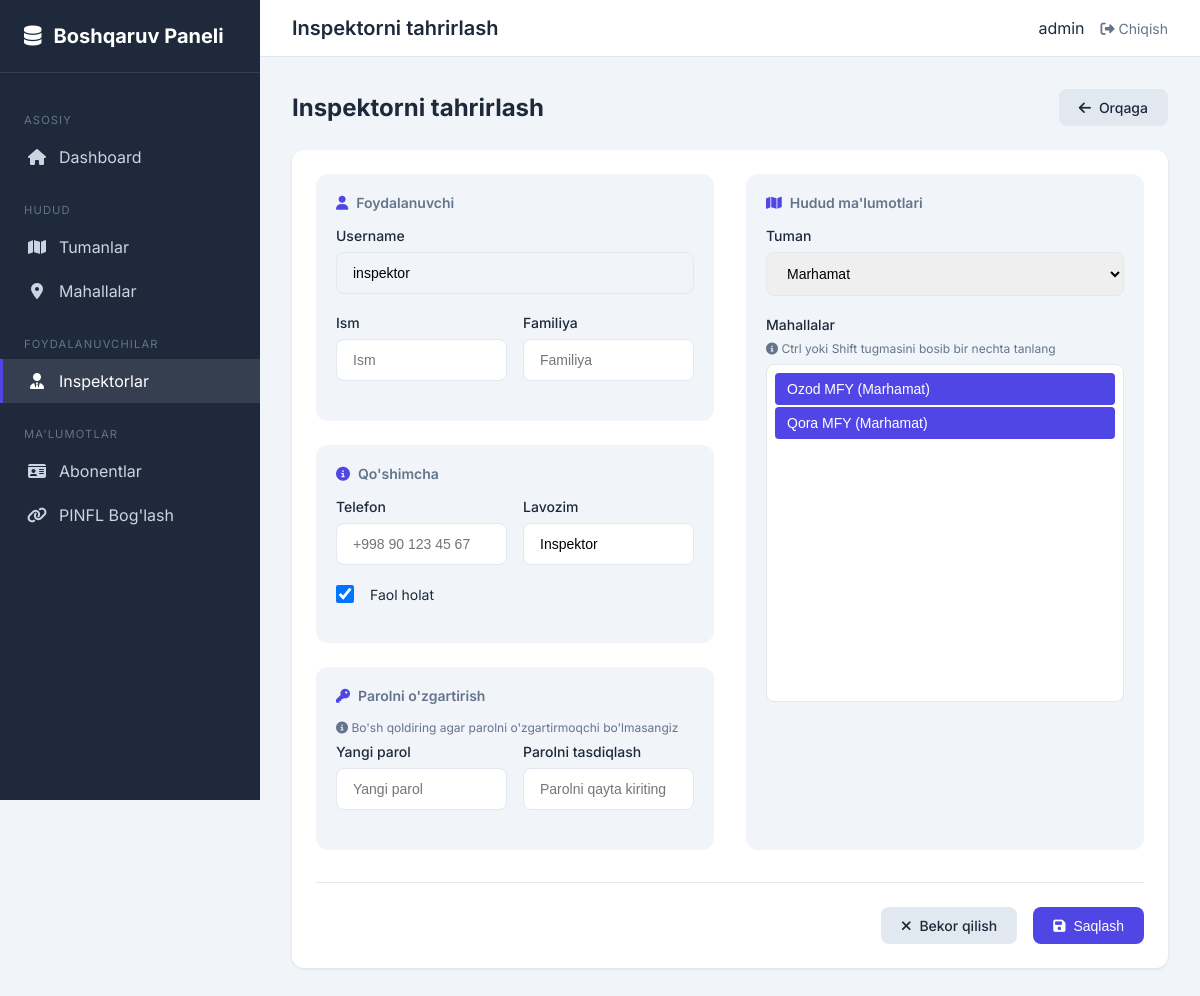
/boshqaruv/inspektorlar/4/edit/ (signed in), run on the app's committed database.
### abonents/models.py (models this page shows, shortened)
class Inspektor(models.Model):
    user = models.OneToOneField(
        'auth.User',
        on_delete=models.CASCADE,
        verbose_name="Foydalanuvchi",
        related_name='inspektor_profile'
    )
    telefon = models.CharField(
        max_length=20,
        verbose_name="Telefon raqami",
        blank=True,
        default=""
    )
    tuman = models.ForeignKey(
        Tuman,
        on_delete=models.SET_NULL,
        null=True,
        blank=True,
        related_name='inspektorlar',
        verbose_name="Tuman"
    )
    mahallalar = models.ManyToManyField(
        Mahalla,
        blank=True,
        related_name='inspektorlar',
        verbose_name="Mahallalar"
    )
    lavozim = models.CharField(
        max_length=100,
        verbose_name="Lavozimi",
        blank=True,
        default="Inspektor"
    )
    is_active = models.BooleanField(
        default=True,
        verbose_name="Faol"
    )
    yaratilgan_vaqt = models.DateTimeField(
        auto_now_add=True,
        verbose_name="Yaratilgan vaqt"
    )
    class Meta:
        verbose_name = "Inspektor"
        verbose_name_plural = "Inspektorlar"
        ordering = ['-id']

class Tuman(models.Model):
    nomi = models.CharField(
        max_length=100,
        unique=True,
        verbose_name="Tuman nomi"
    )
    yaratilgan_vaqt = models.DateTimeField(
        auto_now_add=True,
        verbose_name="Yaratilgan vaqt"
    )
    class Meta:
        verbose_name = "Tuman"
        verbose_name_plural = "Tumanlar"
        ordering = ['nomi']

class Mahalla(models.Model):
    nomi = models.CharField(
        max_length=150,
        verbose_name="Mahalla nomi"
    )
    tuman = models.ForeignKey(
        Tuman,
        on_delete=models.CASCADE,
        related_name='mahallalar',
        verbose_name="Tuman"
    )
    yaratilgan_vaqt = models.DateTimeField(
        auto_now_add=True,
        verbose_name="Yaratilgan vaqt"
    )
    class Meta:
        verbose_name = "Mahalla"
        verbose_name_plural = "Mahallalar"
        ordering = ['tuman', 'nomi']
        unique_together = ['tuman', 'nomi']

### abonents/views.py (the view, shortened to what this page needs)
# urls.py: path('inspektorlar/<int:pk>/edit/', views.admin_inspektor_edit, name='admin-inspektor-edit'),
@admin_required
def admin_inspektor_edit(request, pk):
    inspektor = get_object_or_404(Inspektor, pk=pk)
    return render(request, 'admin_custom/inspektor_form.html', {
        'inspektor': inspektor,
        'tumanlar': Tuman.objects.all(),
        'mahallalar': Mahalla.objects.select_related('tuman').all(),
    })

### templates/admin_custom/inspektor_form.html (shortened to what this page needs)
{% extends "admin_custom/base.html" %}
{% block header_title %}{% if inspektor %}Inspektorni tahrirlash{% else %}Yangi inspektor{% endif %}{% endblock %}
{% block content %}
<div class="page-header">
    <h1 class="page-title">{% if inspektor %}Inspektorni tahrirlash{% else %}Yangi inspektor qo'shish{% endif %}</h1>
    <a href="{% url 'admin-inspektor-list' %}" class="btn btn-secondary">
        <i class="fas fa-arrow-left"></i> Orqaga
    </a>
</div>
<div class="card">
    <div class="card-body">
        <form method="post">
            <div class="form-grid">
                <div class="form-column">
                    <div class="form-section">
                        <h3 class="section-title"><i class="fas fa-user"></i> Foydalanuvchi</h3>
                        {% if not inspektor %}
                        <div class="form-row">
                            <div class="form-group">
                                <label class="form-label" for="id_username">Username *</label>
                                <input type="text" name="username" id="id_username" class="form-control"
                                    value="{{ request.POST.username|default:'' }}" placeholder="login_nomi" required>
                            </div>
                            <div class="form-group">
                                <label class="form-label" for="id_password">Parol *</label>
                                <input type="password" name="password" id="id_password" class="form-control"
                                    placeholder="Parol" required>
                            </div>
                        </div>
                        {% else %}
                        <div class="form-group">
                            <label class="form-label">Username</label>
                            <input type="text" class="form-control" value="{{ inspektor.user.username }}" readonly
                                style="background: var(--bg); cursor: not-allowed;">
                        </div>
                        {% endif %}
                        <div class="form-row">
                            <div class="form-group">
                                <label class="form-label" for="id_first_name">Ism</label>
                                <input type="text" name="first_name" id="id_first_name" class="form-control"
                                    value="{{ inspektor.user.first_name|default:'' }}" placeholder="Ism">
                            </div>
                            <div class="form-group">
                                <label class="form-label" for="id_last_name">Familiya</label>
                                <input type="text" name="last_name" id="id_last_name" class="form-control"
                                    value="{{ inspektor.user.last_name|default:'' }}" placeholder="Familiya">
                            </div>
                        </div>
                    </div>
                    <div class="form-section">
                        <h3 class="section-title"><i class="fas fa-info-circle"></i> Qo'shimcha</h3>
                        <div class="form-row">
                            <div class="form-group">
                                <label class="form-label" for="id_telefon">Telefon</label>
                                <input type="tel" name="telefon" id="id_telefon" class="form-control"
                                    value="{{ inspektor.telefon|default:'' }}" placeholder="+998 90 123 45 67">
                            </div>
                            <div class="form-group">
                                <label class="form-label" for="id_lavozim">Lavozim</label>
                                <input type="text" name="lavozim" id="id_lavozim" class="form-control"
                                    value="{{ inspektor.lavozim|default:'Inspektor' }}" placeholder="Inspektor">
                            </div>
                        </div>
                        <div class="form-group">
                            <label class="checkbox-label">
                                <input type="checkbox" name="is_active" {% if inspektor.is_active or not inspektor %}checked{% endif %}>
                                Faol holat
                            </label>
                        </div>
                    </div>
                    {% if inspektor %}
                    <div class="form-section">
                        <h3 class="section-title"><i class="fas fa-key"></i> Parolni o'zgartirish</h3>
                        <p class="helper-text"><i class="fas fa-info-circle"></i> Bo'sh qoldiring agar parolni
                            o'zgartirmoqchi bo'lmasangiz</p>
                        <div class="form-row">
                            <div class="form-group">
                                <label class="form-label" for="id_new_password">Yangi parol</label>
                                <input type="password" name="new_password" id="id_new_password" class="form-control"
                                    placeholder="Yangi parol">
                            </div>
                            <div class="form-group">
                                <label class="form-label" for="id_confirm_password">Parolni tasdiqlash</label>
                                <input type="password" name="confirm_password" id="id_confirm_password"
                                    class="form-control" placeholder="Parolni qayta kiriting">
                            </div>
                        </div>
                    </div>
                    {% endif %}
                </div>
                <div class="form-column">
                    <div class="form-section hudud-section">
                        <h3 class="section-title"><i class="fas fa-map"></i> Hudud ma'lumotlari</h3>
                        <div class="form-group">
                            <label class="form-label" for="id_tuman">Tuman</label>
                            <select name="tuman" id="id_tuman" class="form-control">
                                {% for tuman in tumanlar %}
                                <option value="{{ tuman.pk }}" {% if inspektor and inspektor.tuman and inspektor.tuman.pk == tuman.pk %}selected{% endif %}>{{ tuman.nomi }}</option>
                                {% endfor %}
                            </select>
                        </div>
                        <div class="form-group">
                            <label class="form-label">Mahallalar</label>
                            <p class="helper-text"><i class="fas fa-info-circle"></i> Ctrl yoki Shift tugmasini bosib
                                bir nechta tanlang</p>
                            <select name="mahallalar" id="id_mahallalar" class="form-control mahalla-select" multiple
                                size="10">
                                {% for mahalla in mahallalar %}
                                <option value="{{ mahalla.pk }}" data-tuman="{{ mahalla.tuman.pk }}" {% if inspektor and mahalla in inspektor.mahallalar.all %}selected{% endif %}>{{ mahalla.nomi }}
                                    ({{mahalla.tuman.nomi }})</option>
                                {% endfor %}
                            </select>
                        </div>
                    </div>
                </div>
            </div>
            <div class="form-actions">
                <a href="{% url 'admin-inspektor-list' %}" class="btn btn-secondary"><i class="fas fa-times"></i> Bekor
                    qilish</a>
                <button type="submit" class="btn btn-primary"><i class="fas fa-save"></i> {% if inspektor %}Saqlash{% else %}Qo'shish{% endif %}</button>
            </div>
        </form>
    </div>
</div>
{% endblock %}

### templates/admin_custom/base.html (shortened to what this page needs)
{% load static %}
<!DOCTYPE html>
<html lang="uz">
<head>
    <link rel="stylesheet" href="https://cdnjs.cloudflare.com/ajax/libs/font-awesome/6.4.0/css/all.min.css">
</head>
<body>
    <div class="layout">
        <aside class="sidebar">
            <div class="sidebar-header">
                <a href="{% url 'custom-admin-dashboard' %}" class="sidebar-logo">
                    <i class="fas fa-database"></i>
                    Boshqaruv Paneli
                </a>
            </div>
            <nav class="sidebar-nav">
                <div class="nav-section">Asosiy</div>
                <a href="{% url 'custom-admin-dashboard' %}"
                    class="nav-link {% if request.resolver_match.url_name == 'custom-admin-dashboard' %}active{% endif %}">
                    <i class="fas fa-home"></i>
                    Dashboard
                </a>
                <div class="nav-section">Hudud</div>
                <a href="{% url 'admin-tuman-list' %}"
                    class="nav-link {% if 'tuman' in request.path %}active{% endif %}">
                    <i class="fas fa-map"></i>
                    Tumanlar
                </a>
                <a href="{% url 'admin-mahalla-list' %}"
                    class="nav-link {% if 'mahalla' in request.path %}active{% endif %}">
                    <i class="fas fa-map-marker-alt"></i>
                    Mahallalar
                </a>
                <div class="nav-section">Foydalanuvchilar</div>
                <a href="{% url 'admin-inspektor-list' %}"
                    class="nav-link {% if 'inspektor' in request.path %}active{% endif %}">
                    <i class="fas fa-user-tie"></i>
                    Inspektorlar
                </a>
                <div class="nav-section">Ma'lumotlar</div>
                <a href="{% url 'admin-abonent-list' %}"
                    class="nav-link {% if 'abonentlar' in request.path %}active{% endif %}">
                    <i class="fas fa-id-card"></i>
                    Abonentlar
                </a>
                <a href="{% url 'admin-pinfl-binding' %}"
                    class="nav-link {% if 'pinfl-boglash' in request.path %}active{% endif %}">
                    <i class="fas fa-link"></i>
                    PINFL Bog'lash
                </a>
            </nav>
        </aside>
        <main class="main-content">
            <header class="header">
                <h1 class="header-title">{% block header_title %}Boshqaruv Paneli{% endblock %}</h1>
                <div class="user-menu">
                    <span>{{ request.user.get_full_name|default:request.user.username }}</span>
                    <a href="{% url 'inspector-logout' %}"><i class="fas fa-sign-out-alt"></i> Chiqish</a>
                </div>
            </header>
            <div class="content">
                {% block content %}{% endblock %}
            </div>
        </main>
    </div>
</body>
</html>

### data on the page
Inspektor: user.username "inspektor", lavozim "Inspektor", is_active "☑", tuman "Marhamat", mahallalar "Ozod MFY (Marhamat) ☑ / Qora MFY (Marhamat) ☑"

### other printed values
{{ request.user.get_full_name|default:request.user.username }} "admin"
